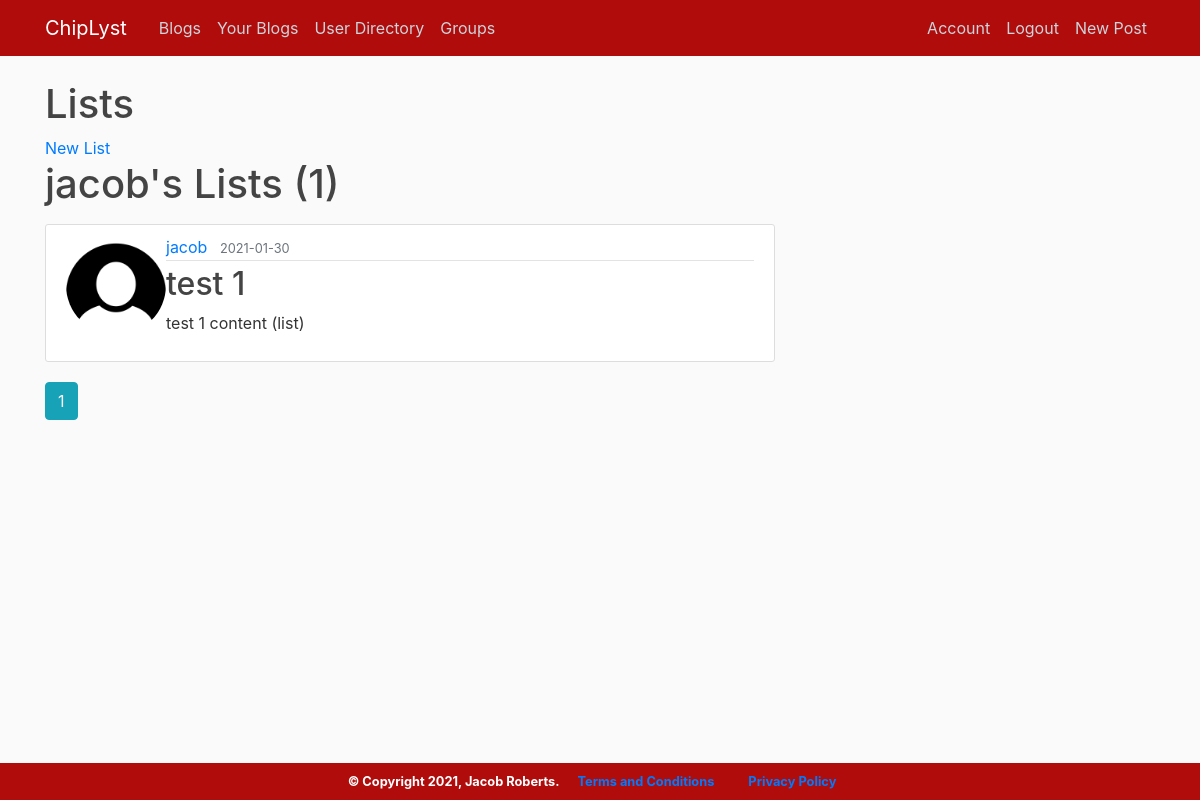
The app's page /lists (signed in) with its own data.
### main/models.py (models this page shows, shortened)
class User(db.Model, UserMixin):
    id = db.Column(db.Integer, primary_key=True)
    username = db.Column(db.String(20), unique=True, nullable=False)
    email = db.Column(db.String(120), unique=True, nullable=False)
    password = db.Column(db.String(80), nullable=False)
    image_file = db.Column(db.String(20), nullable=False, default='default.jpg')
    bio = db.Column(db.String(255), nullable=False, default="")
    posts = db.relationship('Post', backref='author',lazy=True)
    lists = db.relationship('Lists', backref='author',lazy=True)
    groups = db.relationship('Groups', secondary=memberships, backref=db.backref('member', lazy = 'dynamic'))

class Lists(db.Model):
    id = db.Column(db.Integer, primary_key=True)
    title = db.Column(db.String(100), nullable=False)
    date_posted = db.Column(db.DateTime, nullable=False, default=datetime.utcnow)
    content = db.Column(db.Text, nullable=False)
    user_id = db.Column(db.Integer, db.ForeignKey('user.id'), nullable=False)

### main/routes.py (the view)
@app.route('/lists', methods=['GET','POST'])
@login_required
def lists():
    page = request.args.get('page', 1, type=int)
    user = User.query.filter_by(username=current_user.username).first_or_404()
    lists = Lists.query.filter_by(author=user)\
        .order_by(Lists.date_posted.desc())\
        .paginate(page=page, per_page=5)
    return render_template('lists.html', title='Chips', lists=lists, user=user)

### main/models.py (called while the page is built)
@login_manager.user_loader
def load_user(user_id):
    return User.query.get(int(user_id))

### main/templates/lists.html
{% extends 'layout.html' %}
{% block content %}
<h1> Lists </h1>
  <a class="mr-2" href="{{ url_for('new_list')}}">New List</a>
  <h1 class="mb-3">{{ user.username }}'s Lists ({{ lists.total }})</h1>
    {% for lists in lists.items %}
        <article class="media content-section">
          <img class="rounded-circle article-image" width="100" src="{{ url_for('static', filename='profilepics/'+ lists.author.image_file)}}">
          <div class="media-body">
            <div class="article-metadata">
              <a class="mr-2" href="{{ url_for('lists', username=lists.author.username)}}">{{ lists.author.username }}</a>
              <small class="text-muted">{{ lists.date_posted.strftime('%Y-%m-%d') }}</small>
            </div>
            <h2><a class="article-title" href="{{ url_for('lists', post_id=lists.id)}}">{{ lists.title }}</a></h2>
            <p class="article-content">{{ lists.content }}</p>
          </div>
        </article>
    {% endfor %}
    {% for page_num in lists.iter_pages(left_edge=1, right_edge=1, left_current=1, right_current=2) %}
    {% if page_num %}
      {% if lists.page == page_num %}
        <a class="btn btn-info mb-4" href="{{ url_for('lists', username=user.username, page=page_num) }}">{{ page_num }}</a>
      {% else %}
        <a class="btn btn-outline-info mb-4" href="{{ url_for('lists', username=user.username, page=page_num) }}">{{ page_num }}</a>
      {% endif %}
    {% else %}
      ...
    {% endif %}
    {% endfor %}
{% endblock %}

### main/static/main.css (style rules this page uses)
body { background: #fafafa; color: #333333; margin-top: 5rem; }
h1, h2, h3, h4, h5, h6 { color: #444444; }
.content-section { background: #ffffff; padding: 10px 20px; border: 1px solid #dddddd; border-radius: 3px; margin-bottom: 20px; }
.article-title { color: #444444; }
.article-content { white-space: pre-line; }
.article-metadata { padding-bottom: 1px; margin-bottom: 4px; border-bottom: 1px solid #e3e3e3 }

### records on screen
User: username "jacob"
Lists: image_file (placeholder picture), author.username "jacob", date_posted "2021-01-30", title "test 1", content "test 1 content (list)"

### other values on screen
{{ lists.total }} "1"
{{ page_num }} "1"
